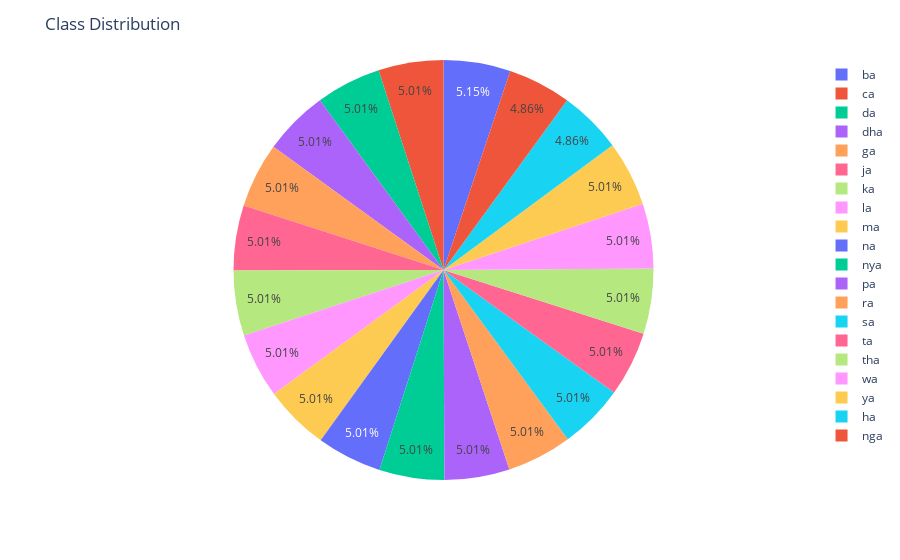
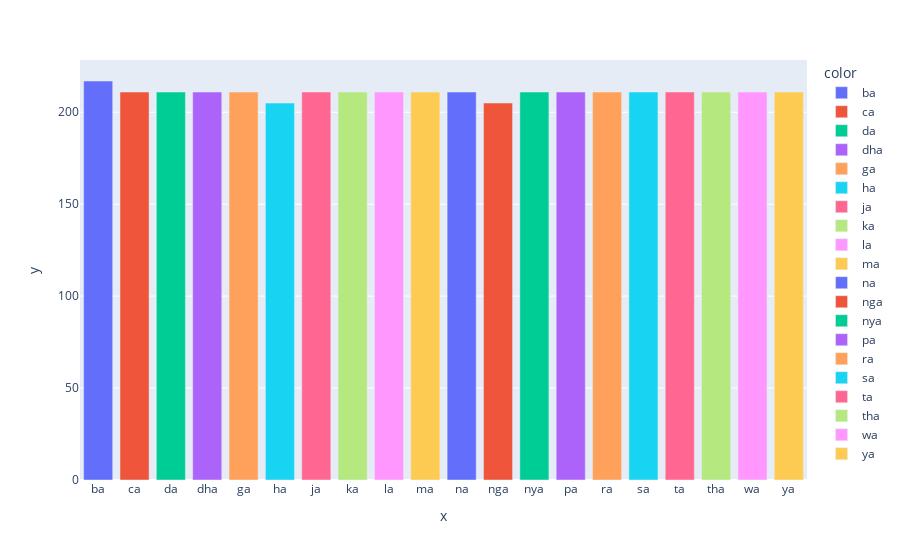

The code cell stored with these charts, in order, in its notebook:
### Code cell
import plotly.express as px
import matplotlib.pyplot as plt


# Calculate class distribution
class_dis = [len(os.listdir(train_dir + name)) for name in class_names]

# Visualize using interactive pie chart
pie_chart = px.pie(values=class_dis, names=class_names, color=class_names)
pie_chart.update_layout({'title':{'text':"Class Distribution"}})
pie_chart.show()

# Visualize using interactive bar chart
bar_chart = px.bar(y=class_dis, x=class_names, color=class_names)
bar_chart.show()

### Figure 1 — Plotly figure (JSON) as saved in the notebook; plotly's stock layout.template omitted (floating-point values rounded to 4 significant figures)
{"data": [{"customdata": [["ba"], ["ca"], ["da"], ["dha"], ["ga"], ["ha"], ["ja"], ["ka"], ["la"], ["ma"], ["na"], ["nga"], ["nya"], ["pa"], ["ra"], ["sa"], ["ta"], ["tha"], ["wa"], ["ya"]], "domain": {"x": [0, 1], "y": [0, 1]}, "hovertemplate": "label=%{label}<br>value=%{value}<br>color=%{customdata[0]}<extra></extra>", "labels": ["ba", "ca", "da", "dha", "ga", "ha", "ja", "ka", "la", "ma", "na", "nga", "nya", "pa", "ra", "sa", "ta", "tha", "wa", "ya"], "legendgroup": "", "marker": {"colors": ["#636efa", "#EF553B", "#00cc96", "#ab63fa", "#FFA15A", "#19d3f3", "#FF6692", "#B6E880", "#FF97FF", "#FECB52", "#636efa", "#EF553B", "#00cc96", "#ab63fa", "#FFA15A", "#19d3f3", "#FF6692", "#B6E880", "#FF97FF", "#FECB52"]}, "name": "", "showlegend": true, "type": "pie", "values": [217, 211, 211, 211, 211, 205, 211, 211, 211, 211, 211, 205, 211, 211, 211, 211, 211, 211, 211, 211]}], "layout": {"legend": {"tracegroupgap": 0}, "margin": {"t": 60}, "title": {"text": "Class Distribution"}}}

### Figure 2 — Plotly figure (JSON) as saved in the notebook; plotly's stock layout.template omitted (floating-point values rounded to 4 significant figures)
{"data": [{"alignmentgroup": "True", "hovertemplate": "color=ba<br>x=%{x}<br>y=%{y}<extra></extra>", "legendgroup": "ba", "marker": {"color": "#636efa", "pattern": {"shape": ""}}, "name": "ba", "offsetgroup": "ba", "orientation": "v", "showlegend": true, "textposition": "auto", "type": "bar", "x": ["ba"], "xaxis": "x", "y": [217], "yaxis": "y"}, {"alignmentgroup": "True", "hovertemplate": "color=ca<br>x=%{x}<br>y=%{y}<extra></extra>", "legendgroup": "ca", "marker": {"color": "#EF553B", "pattern": {"shape": ""}}, "name": "ca", "offsetgroup": "ca", "orientation": "v", "showlegend": true, "textposition": "auto", "type": "bar", "x": ["ca"], "xaxis": "x", "y": [211], "yaxis": "y"}, {"alignmentgroup": "True", "hovertemplate": "color=da<br>x=%{x}<br>y=%{y}<extra></extra>", "legendgroup": "da", "marker": {"color": "#00cc96", "pattern": {"shape": ""}}, "name": "da", "offsetgroup": "da", "orientation": "v", "showlegend": true, "textposition": "auto", "type": "bar", "x": ["da"], "xaxis": "x", "y": [211], "yaxis": "y"}, {"alignmentgroup": "True", "hovertemplate": "color=dha<br>x=%{x}<br>y=%{y}<extra></extra>", "legendgroup": "dha", "marker": {"color": "#ab63fa", "pattern": {"shape": ""}}, "name": "dha", "offsetgroup": "dha", "orientation": "v", "showlegend": true, "textposition": "auto", "type": "bar", "x": ["dha"], "xaxis": "x", "y": [211], "yaxis": "y"}, {"alignmentgroup": "True", "hovertemplate": "color=ga<br>x=%{x}<br>y=%{y}<extra></extra>", "legendgroup": "ga", "marker": {"color": "#FFA15A", "pattern": {"shape": ""}}, "name": "ga", "offsetgroup": "ga", "orientation": "v", "showlegend": true, "textposition": "auto", "type": "bar", "x": ["ga"], "xaxis": "x", "y": [211], "yaxis": "y"}, {"alignmentgroup": "True", "hovertemplate": "color=ha<br>x=%{x}<br>y=%{y}<extra></extra>", "legendgroup": "ha", "marker": {"color": "#19d3f3", "pattern": {"shape": ""}}, "name": "ha", "offsetgroup": "ha", "orientation": "v", "showlegend": true, "textposition": "auto", "type": "bar", "x": ["ha"], "xaxis": "x", "y": [205], "yaxis": "y"}, {"alignmentgroup": "True", "hovertemplate": "color=ja<br>x=%{x}<br>y=%{y}<extra></extra>", "legendgroup": "ja", "marker": {"color": "#FF6692", "pattern": {"shape": ""}}, "name": "ja", "offsetgroup": "ja", "orientation": "v", "showlegend": true, "textposition": "auto", "type": "bar", "x": ["ja"], "xaxis": "x", "y": [211], "yaxis": "y"}, {"alignmentgroup": "True", "hovertemplate": "color=ka<br>x=%{x}<br>y=%{y}<extra></extra>", "legendgroup": "ka", "marker": {"color": "#B6E880", "pattern": {"shape": ""}}, "name": "ka", "offsetgroup": "ka", "orientation": "v", "showlegend": true, "textposition": "auto", "type": "bar", "x": ["ka"], "xaxis": "x", "y": [211], "yaxis": "y"}, {"alignmentgroup": "True", "hovertemplate": "color=la<br>x=%{x}<br>y=%{y}<extra></extra>", "legendgroup": "la", "marker": {"color": "#FF97FF", "pattern": {"shape": ""}}, "name": "la", "offsetgroup": "la", "orientation": "v", "showlegend": true, "textposition": "auto", "type": "bar", "x": ["la"], "xaxis": "x", "y": [211], "yaxis": "y"}, {"alignmentgroup": "True", "hovertemplate": "color=ma<br>x=%{x}<br>y=%{y}<extra></extra>", "legendgroup": "ma", "marker": {"color": "#FECB52", "pattern": {"shape": ""}}, "name": "ma", "offsetgroup": "ma", "orientation": "v", "showlegend": true, "textposition": "auto", "type": "bar", "x": ["ma"], "xaxis": "x", "y": [211], "yaxis": "y"}, {"alignmentgroup": "True", "hovertemplate": "color=na<br>x=%{x}<br>y=%{y}<extra></extra>", "legendgroup": "na", "marker": {"color": "#636efa", "pattern": {"shape": ""}}, "name": "na", "offsetgroup": "na", "orientation": "v", "showlegend": true, "textposition": "auto", "type": "bar", "x": ["na"], "xaxis": "x", "y": [211], "yaxis": "y"}, {"alignmentgroup": "True", "hovertemplate": "color=nga<br>x=%{x}<br>y=%{y}<extra></extra>", "legendgroup": "nga", "marker": {"color": "#EF553B", "pattern": {"shape": ""}}, "name": "nga", "offsetgroup": "nga", "orientation": "v", "showlegend": true, "textposition": "auto", "type": "bar", "x": ["nga"], "xaxis": "x", "y": [205], "yaxis": "y"}, {"alignmentgroup": "True", "hovertemplate": "color=nya<br>x=%{x}<br>y=%{y}<extra></extra>", "legendgroup": "nya", "marker": {"color": "#00cc96", "pattern": {"shape": ""}}, "name": "nya", "offsetgroup": "nya", "orientation": "v", "showlegend": true, "textposition": "auto", "type": "bar", "x": ["nya"], "xaxis": "x", "y": [211], "yaxis": "y"}, {"alignmentgroup": "True", "hovertemplate": "color=pa<br>x=%{x}<br>y=%{y}<extra></extra>", "legendgroup": "pa", "marker": {"color": "#ab63fa", "pattern": {"shape": ""}}, "name": "pa", "offsetgroup": "pa", "orientation": "v", "showlegend": true, "textposition": "auto", "type": "bar", "x": ["pa"], "xaxis": "x", "y": [211], "yaxis": "y"}, {"alignmentgroup": "True", "hovertemplate": "color=ra<br>x=%{x}<br>y=%{y}<extra></extra>", "legendgroup": "ra", "marker": {"color": "#FFA15A", "pattern": {"shape": ""}}, "name": "ra", "offsetgroup": "ra", "orientation": "v", "showlegend": true, "textposition": "auto", "type": "bar", "x": ["ra"], "xaxis": "x", "y": [211], "yaxis": "y"}, {"alignmentgroup": "True", "hovertemplate": "color=sa<br>x=%{x}<br>y=%{y}<extra></extra>", "legendgroup": "sa", "marker": {"color": "#19d3f3", "pattern": {"shape": ""}}, "name": "sa", "offsetgroup": "sa", "orientation": "v", "showlegend": true, "textposition": "auto", "type": "bar", "x": ["sa"], "xaxis": "x", "y": [211], "yaxis": "y"}, {"alignmentgroup": "True", "hovertemplate": "color=ta<br>x=%{x}<br>y=%{y}<extra></extra>", "legendgroup": "ta", "marker": {"color": "#FF6692", "pattern": {"shape": ""}}, "name": "ta", "offsetgroup": "ta", "orientation": "v", "showlegend": true, "textposition": "auto", "type": "bar", "x": ["ta"], "xaxis": "x", "y": [211], "yaxis": "y"}, {"alignmentgroup": "True", "hovertemplate": "color=tha<br>x=%{x}<br>y=%{y}<extra></extra>", "legendgroup": "tha", "marker": {"color": "#B6E880", "pattern": {"shape": ""}}, "name": "tha", "offsetgroup": "tha", "orientation": "v", "showlegend": true, "textposition": "auto", "type": "bar", "x": ["tha"], "xaxis": "x", "y": [211], "yaxis": "y"}, {"alignmentgroup": "True", "hovertemplate": "color=wa<br>x=%{x}<br>y=%{y}<extra></extra>", "legendgroup": "wa", "marker": {"color": "#FF97FF", "pattern": {"shape": ""}}, "name": "wa", "offsetgroup": "wa", "orientation": "v", "showlegend": true, "textposition": "auto", "type": "bar", "x": ["wa"], "xaxis": "x", "y": [211], "yaxis": "y"}, {"alignmentgroup": "True", "hovertemplate": "color=ya<br>x=%{x}<br>y=%{y}<extra></extra>", "legendgroup": "ya", "marker": {"color": "#FECB52", "pattern": {"shape": ""}}, "name": "ya", "offsetgroup": "ya", "orientation": "v", "showlegend": true, "textposition": "auto", "type": "bar", "x": ["ya"], "xaxis": "x", "y": [211], "yaxis": "y"}], "layout": {"barmode": "relative", "legend": {"title": {"text": "color"}, "tracegroupgap": 0}, "margin": {"t": 60}, "xaxis": {"anchor": "y", "domain": [0, 1], "title": {"text": "x"}}, "yaxis": {"anchor": "x", "domain": [0, 1], "title": {"text": "y"}}}}
